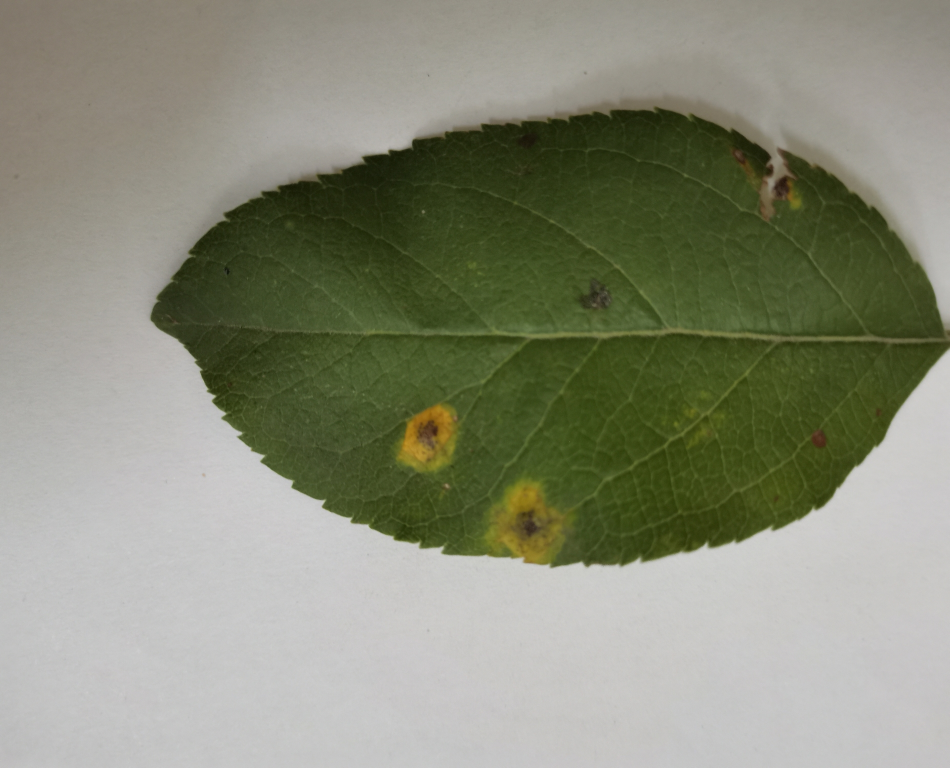
#> input picture AppleDiseaseLeaves/1.jpg, 1899 x 1536 px (shown at 1/2 size); its folder holds only this picture in this run
$ python -i GUI.py   (imports and definitions only)   (older library calls are emulated)
#> lines starting #> are read from the running program, lines starting #| are printed output that depends on the picture; after the words box and inside, x2 and y2 are one past the last pixel; in counts of white or black regions, pixels touching at a corner belong together
#> further down, picture is the input picture: shape (1536, 1899, 3); mean B, G, R 120.9, 140, 137.2
import tkinter as tk
from tkinter import filedialog
from tkinter import messagebox,  Label
from tkinter.ttk import Combobox
import cv2
import numpy as np
from PIL import ImageTk, Image
from matplotlib import pyplot as plt
from sklearn.cluster import KMeans
import ctypes

# 设置应用程序栏图标
# [1 line not run here, left out]
# [211 lines left out: functions roberts_edge_detection, sobel_edge_detection, prewitt_edge_detection, laplacian_edge_detection, laplacian_of_gaussian_edge_detection, GaussianLowFilter and 3 more, not called in this run]

# 创建主窗口
# [5 lines not run here, left out]
from keyboard import add_hotkey,  unhook_all
from threading import Thread

# [4 lines left out: function ctrl_z_handler, not called in this run]


# 全局变量
img = None
prev_img = None
origin = None
def is_rgb_image(image):
    # 检查通道数
    channel_count = image.shape[2] if len(image.shape) == 3 else 1

    if channel_count == 3:
        return True
    else:
        return False

# [407 lines left out: functions is_binary_image, open_image, save_image, reset_image, convert_to_gray, show_histogram and 7 more, not called in this run]

def get_spot(img, threshold_value=99):
    if not is_rgb_image(img):
        messagebox.showerror("error", "预设只接受RGB图像")
        return
    b, g, r = cv2.split(img)
    # 处理叶片分离的预设阈值分割逻辑
    # 转换为HSV空间
    hsv = cv2.cvtColor(img, cv2.COLOR_BGR2HSV)
#> hsv: shape (1536, 1899, 3); mean H, S, V 33.9, 62.4, 141.5
    # 分离通道
    h, s, v = cv2.split(hsv)
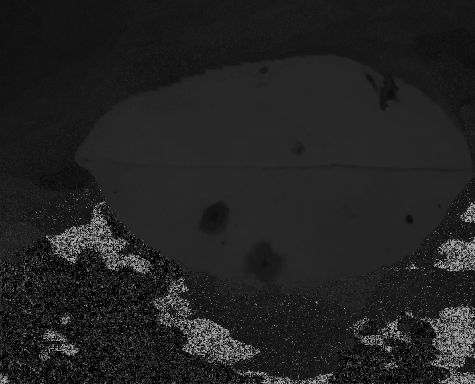
#> h: shape (1536, 1899) (shown at 1/4 size); min 0, max 173, mean 33.9
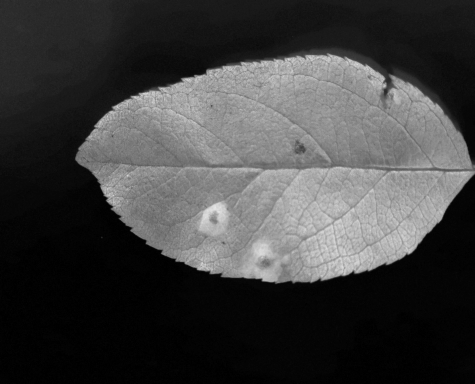
#> s: shape (1536, 1899) (shown at 1/4 size); min 0, max 255, mean 62.4
    b, g, r = cv2.split(img)
    otsu_thresh = cv2.THRESH_OTSU
    _, s_th = cv2.threshold(s, 0, 255, otsu_thresh)
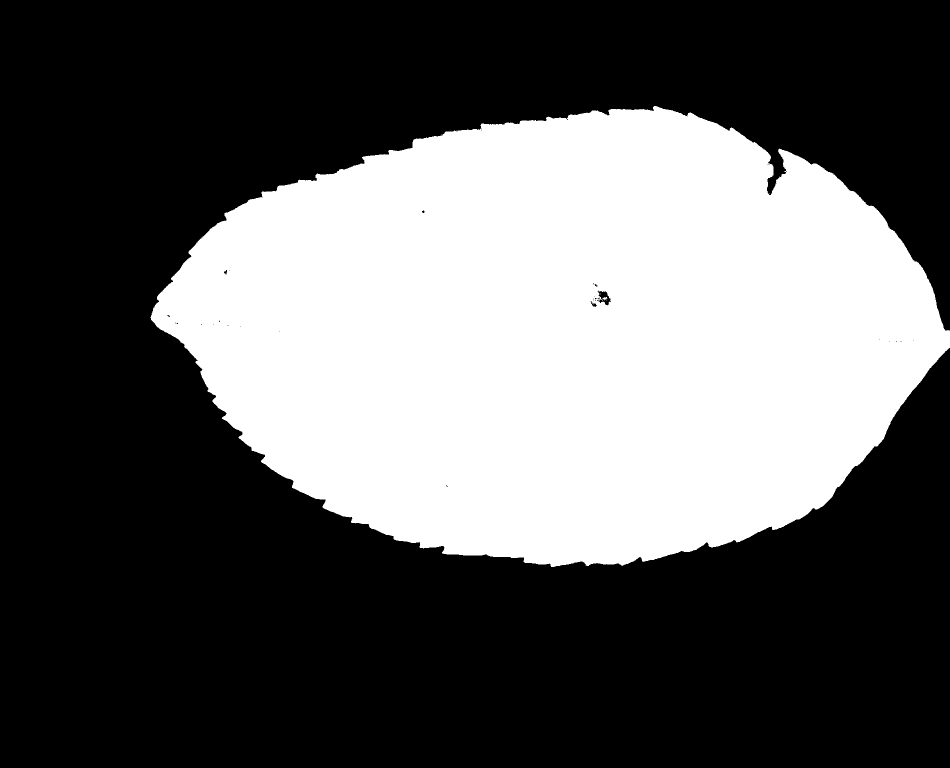
#> s_th: shape (1536, 1899) (shown at 1/2 size); 36.4% white; 8 white regions (7 under 20 px), largest, box (x1, y1, x2, y2) and area: (301, 212, 1899, 1134) 1060577
    _, b_th = cv2.threshold(b, 0, 255, otsu_thresh)
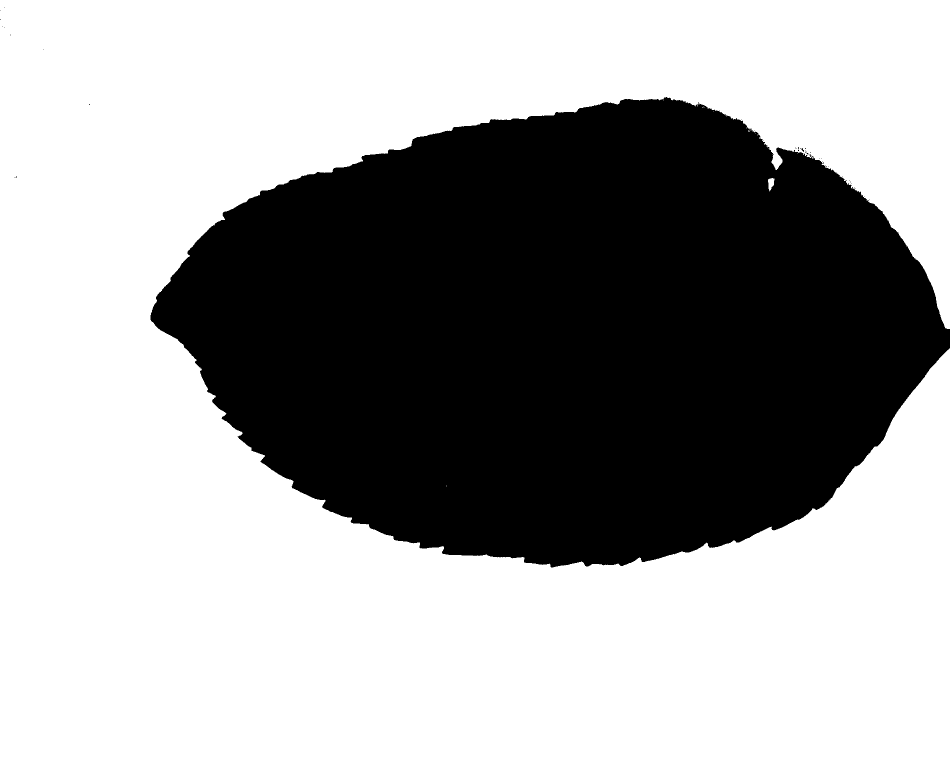
#> b_th: shape (1536, 1899) (shown at 1/2 size); 63.1% white; 42 black regions (40 under 20 px), largest, box (x1, y1, x2, y2) and area: (301, 194, 1899, 1135) 1077373, (1601, 296, 1608, 304) 22
    # 取反
    s_th = cv2.bitwise_not(s_th)
    # 叠加
    result = cv2.bitwise_or(b_th, s_th)
#> result: shape (1536, 1899); 63.6% white; 8 black regions (7 under 20 px), largest, box (x1, y1, x2, y2) and area: (301, 212, 1899, 1134) 1060560
    # 定义结构元素
    kernel = cv2.getStructuringElement(cv2.MORPH_RECT, (9, 9))
    # 进行开运算操作
    result_open = cv2.morphologyEx(result, cv2.MORPH_OPEN, kernel)
#> result_open: shape (1536, 1899); 63.6% white; 1 black region, box (x1, y1, x2, y2) and area: (301, 212, 1899, 1134) 1061920
    # 进行闭运算操作
    kernel = cv2.getStructuringElement(cv2.MORPH_ELLIPSE, (9, 9))
    closed = cv2.morphologyEx(result_open, cv2.MORPH_CLOSE, kernel)
#> closed: shape (1536, 1899); 63.6% white; 1 black region, box (x1, y1, x2, y2) and area: (302, 212, 1899, 1134) 1061652
    Mask = cv2.bitwise_not(closed)
    # 将mask三通道扩展为与img相同的通道数
    mask = cv2.merge([Mask, Mask, Mask])
    leaf = img.copy()
    img = cv2.cvtColor(r, cv2.COLOR_GRAY2RGB)

    # 对图像进行掩膜处理
    masked_img = cv2.bitwise_and(img, mask)

    # 阈值分割
    ret, thresh = cv2.threshold(masked_img, threshold_value, 255, cv2.THRESH_BINARY)
#> thresh: shape (1536, 1899, 3); 1.4% white; 455 white regions (388 under 20 px), largest, box (x1, y1, x2, y2) and area: (965, 957, 1133, 1134) 16849, (792, 805, 920, 945) 11700, (982, 642, 1763, 683) 6462
#> ret = 99
    '''
    开运算消除大部分叶脉
    '''
    # 定义结构元素
    kernel = cv2.getStructuringElement(cv2.MORPH_RECT, (1, 15))
    # 对图像进行开运算
    thresh = cv2.morphologyEx(thresh, cv2.MORPH_OPEN, kernel)
#> thresh: shape (1536, 1899, 3); 1% white; 11 white regions (2 under 20 px), largest, box (x1, y1, x2, y2) and area: (972, 957, 1127, 1133) 16174, (794, 805, 914, 945) 11496, (1523, 354, 1547, 433) 992
    '''
    开运算消除剩余噪点
    '''
    # 定义结构元素
    kernel = cv2.getStructuringElement(cv2.MORPH_ELLIPSE, (5, 5))
    # 对图像进行开运算
    thresh = cv2.morphologyEx(thresh, cv2.MORPH_OPEN, kernel)
#> thresh: shape (1536, 1899, 3); 0.98% white; 4 white regions, box (x1, y1, x2, y2) and area: (972, 958, 1127, 1129) 16060, (794, 805, 914, 945) 11423, (1523, 367, 1547, 432) 951, (1579, 385, 1595, 415) 281
    # 定义结构元素
    kernel = cv2.getStructuringElement(cv2.MORPH_ELLIPSE, (40, 40))
    # 对图像进行闭运算
    thresh = cv2.morphologyEx(thresh, cv2.MORPH_CLOSE, kernel)
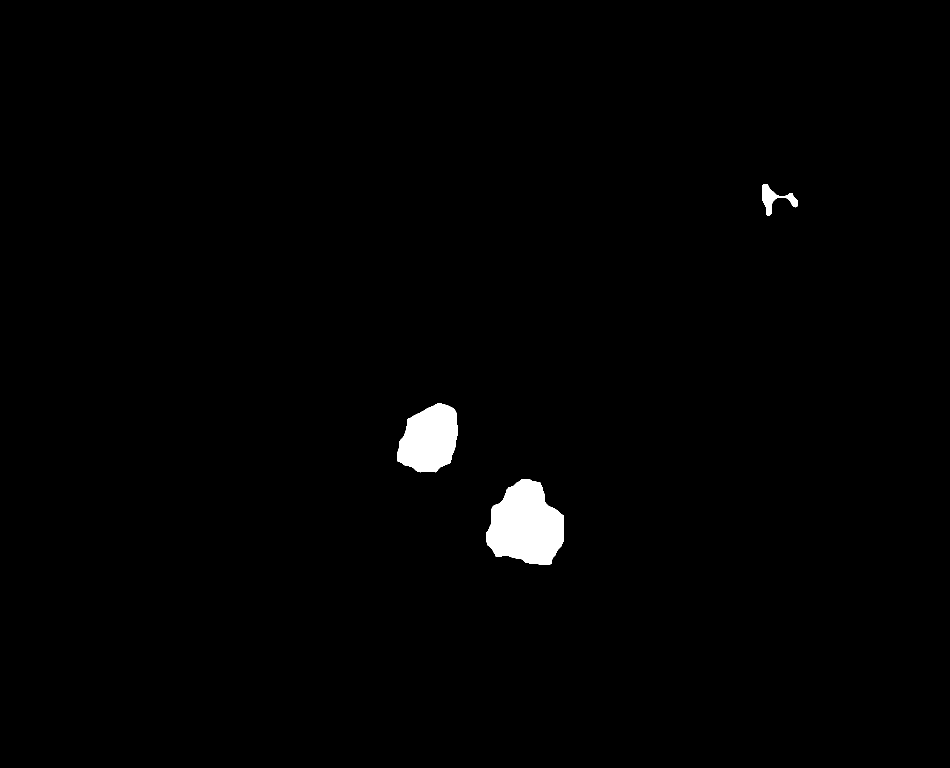
#> thresh: shape (1536, 1899, 3) (shown at 1/2 size); 1.1% white; 3 white regions, box (x1, y1, x2, y2) and area: (973, 959, 1128, 1130) 19075, (795, 806, 915, 945) 12479, (1524, 368, 1596, 432) 1558
    # 对图像进行掩膜处理
    img = cv2.bitwise_and(leaf, thresh)
    return img


# [265 lines left out: functions threshold_handler, morphology_operation, mask_operation, kmeans_operation, not called in this run]


# 创建菜单栏
# [1 line that did not run here, left out]

# 文件菜单栏
# [1 line that did not run here, left out]
# [1 line not run here, left out]
# [1 line that did not run here, left out]
# [1 line not run here, left out]
# [1 line that did not run here, left out]
# [2 lines not run here, left out]

# 灰度菜单栏
# [1 line that did not run here, left out]
# [3 lines not run here, left out]

# 色彩空间菜单栏
# [1 line that did not run here, left out]
# [1 line that did not run here, left out]
# [3 lines not run here, left out]

# [1 line that did not run here, left out]
# [3 lines not run here, left out]

# [1 line that did not run here, left out]
# [3 lines not run here, left out]

# [1 line that did not run here, left out]
# [3 lines not run here, left out]

# [1 line that did not run here, left out]
# [3 lines not run here, left out]

# [1 line that did not run here, left out]
# [5 lines not run here, left out]

# 平滑菜单栏
# [1 line that did not run here, left out]
# [5 lines not run here, left out]

# 锐化菜单栏
# [1 line that did not run here, left out]


# [7 lines not run here, left out]

# 边缘检测菜单栏
# [1 line that did not run here, left out]
# [8 lines not run here, left out]

# 阈值分割菜单栏
# [1 line that did not run here, left out]
# [1 line that did not run here, left out]
# [4 lines not run here, left out]
# [1 line that did not run here, left out]
# [4 lines not run here, left out]


# 形态学操作菜单栏
# [1 line that did not run here, left out]
# [7 lines not run here, left out]


# 掩模菜单栏
# [1 line that did not run here, left out]
# [3 lines not run here, left out]


# Kmeans菜单栏
# [1 line that did not run here, left out]
# [9 lines not run here, left out]

# 图像显示区域
# [1 line that did not run here, left out]
# [1 line not run here, left out]

stop_flag = False

# [7 lines left out: function keyboard_listener, not called in this run]


# 创建并启动键盘监听线程
keyboard_thread = Thread(target=keyboard_listener)
# [1 line not run here, left out]

def ctrl_z_handler():
    # 处理 Ctrl+Z 快捷键的操作
    pass


# [13 lines left out: function close_window, not called in this run]


# 运行主循环
# [1 line not run here, left out]

>>> import cv2
>>> picture = cv2.imread('../AppleDiseaseLeaves/1.jpg')
>>> result = get_spot(picture)

$ run again, on AppleDiseaseLeaves/2.jpg
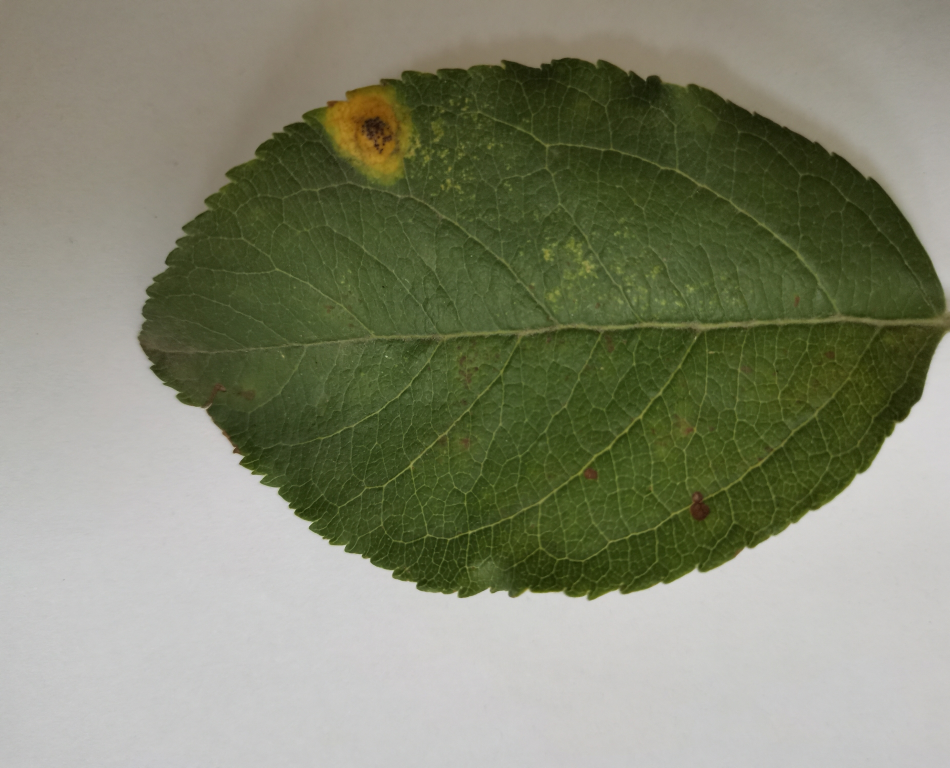
#> input picture AppleDiseaseLeaves/2.jpg, 1899 x 1536 px (shown at 1/2 size)
#> picture is the input picture: shape (1536, 1899, 3); mean B, G, R 111.5, 134.1, 130.6
#> hsv: shape (1536, 1899, 3); mean H, S, V 33.6, 73.1, 135.9
#> in get_spot, `_, s_th = cv2.threshold(s, 0, 255, otsu_thresh)`:
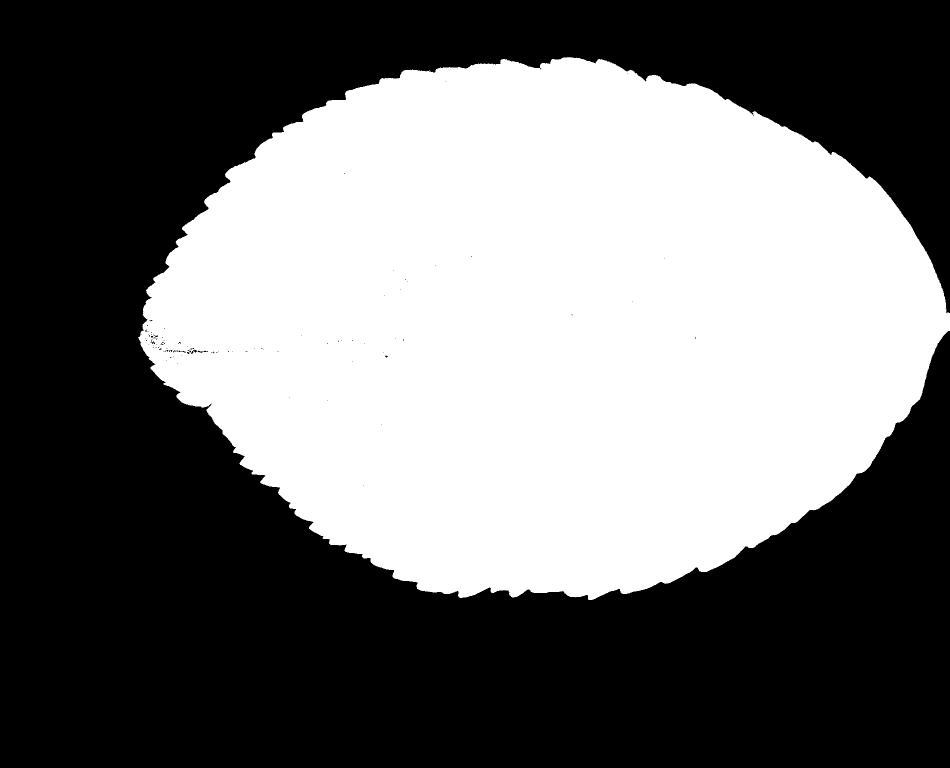
#> s_th: shape (1536, 1899) (shown at 1/2 size); 44.1% white; 2 white regions (1 under 20 px), largest, box (x1, y1, x2, y2) and area: (276, 114, 1899, 1200) 1285546
#> b_th: shape (1536, 1899); 55.1% white; 503 black regions (491 under 20 px), largest, box (x1, y1, x2, y2) and area: (275, 83, 1899, 1201) 1307974, (539, 168, 558, 191) 159, (519, 215, 536, 233) 88
#> result: shape (1536, 1899); 55.9% white; 2 black regions (1 under 20 px), largest, box (x1, y1, x2, y2) and area: (276, 114, 1899, 1200) 1285504
#> result_open: shape (1536, 1899); 55.9% white; 1 black region, box (x1, y1, x2, y2) and area: (276, 114, 1899, 1200) 1286899
#> closed: shape (1536, 1899); 55.9% white; 1 black region, box (x1, y1, x2, y2) and area: (278, 114, 1899, 1200) 1286709
#> ret = 99
#> in get_spot, `thresh = cv2.morphologyEx(thresh, cv2.MORPH_CLOSE, kernel)`:
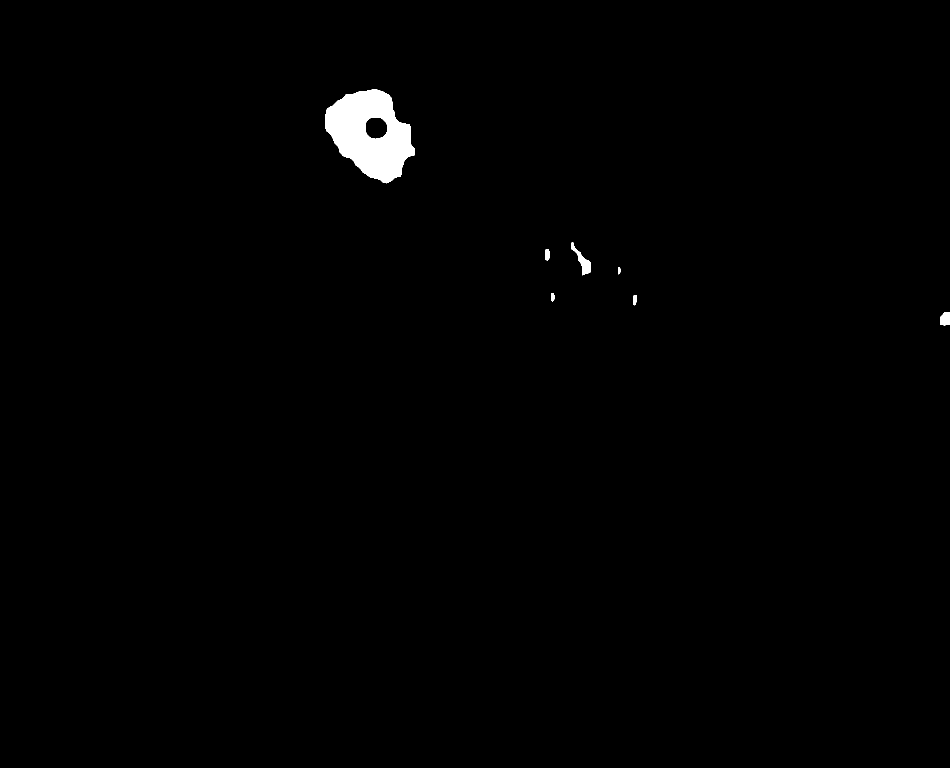
#> thresh: shape (1536, 1899, 3) (shown at 1/2 size); 0.77% white; 7 white regions, largest, box (x1, y1, x2, y2) and area: (650, 179, 830, 367) 20637, (1143, 485, 1182, 551) 810, (1880, 624, 1899, 651) 444
